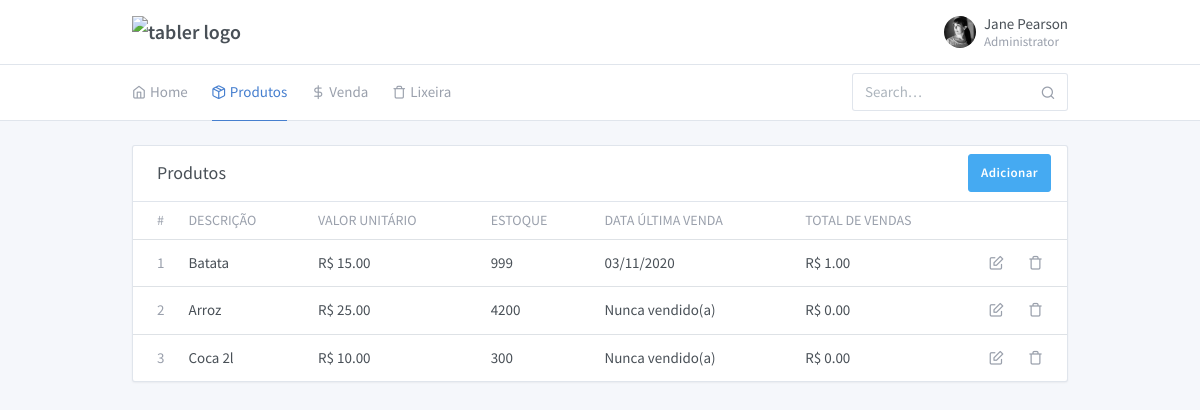
/produtos.php, run on the app's committed database.
### tables this page shows
CREATE TABLE IF NOT EXISTS `produto` (
  `IdProduto` int(11) NOT NULL AUTO_INCREMENT,
  `Descricao` varchar(800) NOT NULL,
  `Valor` decimal(10,2) NOT NULL,
  `Quantidade` int(11) NOT NULL,
  `Excluido` varchar(2) NOT NULL DEFAULT 'N',
  `CodBarra` bigint(20) NOT NULL,
  PRIMARY KEY (`IdProduto`)
);

CREATE TABLE IF NOT EXISTS `venda` (
  `IdVenda` int(11) NOT NULL AUTO_INCREMENT,
  `IdProduto` int(11) NOT NULL,
  `Quantidade` int(11) NOT NULL,
  `Valor` decimal(10,2) NOT NULL,
  `Data` date NOT NULL,
  PRIMARY KEY (`IdVenda`)
);

### Conexao.php (called while the page is built, shortened)
<?php
class Conexao {
  private $nome;
  private $host;
  private $usuario;
  private $senha;
  private $conexao;
  private $query;
  function __construct($sNome = 'avaliacao', $sHost = 'localhost', $sUsuario = 'root', $sSenha = '') {
    $this->nome    = $sNome;
    $this->host    = $sHost;
    $this->usuario = $sUsuario;
    $this->senha   = $sSenha;
  }
  public function setConexao() {
    if(!empty($this->host) && !empty($this->usuario)) {
      if (@$this->conexao = mysqli_connect($this->host, $this->usuario, $this->senha)) {
	mysqli_select_db($this->conexao, $this->nome);
	mysqli_query($this->conexao, 'SET character_set_connection=utf8');
	mysqli_query($this->conexao, 'SET character_set_client=utf8');
	mysqli_query($this->conexao, 'SET character_set_results=utf8');
      } else {
	echo 'Nosso banco de dados não está respondendo à solicitação de acesso, já estamos verificando. Por favor aguarde!';
      }
    } else {
      echo 'not working';
    }
  }
  public function query($sSql, $bReturn = false) {
    if($rQry = mysqli_query($this->conexao, $sSql)) {
      if($bReturn) {
	return $rQry;
      } else {
	$this->query = $rQry;
      }
    }
  }
  public function getArrayResults() {
    $aReturn = [];
    while ($aDados = mysqli_fetch_array($this->query, MYSQLI_ASSOC)) {
      $aReturn[] = $aDados;
    }
    return $aReturn;
  }
}

### produtos.php (the view, shortened to what this page needs)
<?php
require_once __DIR__.'/Conexao.php';
$Conexao = new Conexao();
$sSql = "SELECT * FROM Produto WHERE Excluido <> 'S'";
$Conexao->setConexao();
$qQry = $Conexao->query($sSql);
$Conexao->closeConexao();
?>
<!doctype html>
<html lang="en" dir="ltr">
<head>
	<link rel="stylesheet" href="https://maxcdn.bootstrapcdn.com/font-awesome/4.7.0/css/font-awesome.min.css">
	<link href="assets/css/dashboard.css" rel="stylesheet" />
	<link href="assets/plugins/charts-c3/plugin.css" rel="stylesheet" />
	<link href="assets/plugins/maps-google/plugin.css" rel="stylesheet" />
	<link rel="stylesheet" type="text/css" href="assets/plugins/sweetalert/sweetalert.css"/>
</head>
<body class="">
	<div class="page">
		<div class="page-main">
			<div class="header py-4">
				<div class="container">
					<div class="d-flex">
						<a class="header-brand" href="index.php">
							<img src="demo/brand/tabler.svg" class="header-brand-img" alt="tabler logo">
						</a>
						<div class="d-flex order-lg-2 ml-auto">
							<div>
								<a href="#" class="nav-link pr-0 leading-none" data-toggle="dropdown">
									<span class="avatar" style="background-image: url(./demo/faces/female/25.jpg)"></span>
									<span class="ml-2 d-none d-lg-block">
										<span class="text-default">Jane Pearson</span>
										<small class="text-muted d-block mt-1">Administrator</small>
									</span>
								</a>
							</div>
						</div>
					</div>
				</div>
			</div>
			<div class="header collapse d-lg-flex p-0" id="headerMenuCollapse">
				<div class="container">
					<div class="row align-items-center">
						<div class="col-lg-3 ml-auto">
							<form class="input-icon my-3 my-lg-0">
								<input type="search" class="form-control header-search" placeholder="Search&hellip;" tabindex="1">
								<div class="input-icon-addon">
								</div>
							</form>
						</div>
						<div class="col-lg order-lg-first">
							<ul class="nav nav-tabs border-0 flex-column flex-lg-row">
								<li class="nav-item">
									<a href="index.php" class="nav-link"><i class="fe fe-home"></i> Home</a>
								</li>
								<li class="nav-item">
									<a href="produtos.php" class="nav-link active"><i class="fe fe-package"></i> Produtos</a>
								</li>
								<li class="nav-item">
									<a href="form-venda.php" class="nav-link"><i class="fe fe-dollar-sign"></i> Venda</a>
								</li>
								<li class="nav-item">
									<a href="produtos-excluidos.php" class="nav-link"><i class="fe fe-trash"></i> Lixeira</a>
								</li>
							</ul>
						</div>
					</div>
				</div>
			</div>
			<div class="my-3 my-md-5">
				<div class="container">
					<div class="row row-cards row-deck">
						<div class="col-12">
							<div class="card">
								<div class="card-header">
									<h3 class="card-title">Produtos</h3>
									<div class="card-options">
										<a href="form-produto.php" class="btn btn-azure">Adicionar</a>
									</div>
								</div>
								<div class="table-responsive">
									<table class="table card-table table-vcenter text-nowrap">
										<thead>
											<tr>
												<th class="w-1">#</th>
												<th>Descrição</th>
												<th>Valor unitário</th>
												<th>Estoque</th>
												<th>Data última venda</th>
												<th>Total de vendas</th>
												<th class="w-1"></th>
												<th class="w-1"></th>
											</tr>
										</thead>
										<tbody>
											<?php foreach ($Conexao->getArrayResults($qQry) as $aProduto) {
												$sSqlVendas = "SELECT *
														   FROM Venda
												   		  WHERE IdProduto = {$aProduto['IdProduto']}
												       ORDER BY Venda.Data ASC";
												$Conexao->setConexao();
												$qQryVendas = $Conexao->query($sSqlVendas);
												$Conexao->closeConexao();
												$sDataUltimaVenda = NULL;
												$fTotalVendas = 0;
												foreach ($Conexao->getArrayResults($qQryVendas) as $aVenda) {
													$sDataUltimaVenda = $aVenda['Data'];
													$fTotalVendas += $aVenda['Quantidade']*$aVenda['Valor'];
												} ?>
												<tr>
													<td><span class="text-muted"><?php echo $aProduto['IdProduto'] ?></span></td>
													<td><?php echo $aProduto['Descricao'] ?></td>
													<td>
														R$ <?php echo $aProduto['Valor'] ?>
													</td>
													<td>
														<?php echo $aProduto['Quantidade'] ?>
													</td>
													<td>
														<?php echo (!is_null($sDataUltimaVenda))?date('d/m/Y', strtotime($sDataUltimaVenda)): 'Nunca vendido(a)'; ?>
													</td>
													<td>
														R$ <?php echo number_format($fTotalVendas,2,'.',''); ?>
													</td>
													<td>
														<a class="icon" href="form-produto-edit.php?prod=<?php echo $aProduto['IdProduto'] ?>">
															<i class="fe fe-edit"></i>
														</a>
													</td>
													<td>
														<a class="icon btn-excluir" produto="<?php echo $aProduto['IdProduto'] ?>" href="javascript:void(0)">
															<i class="fe fe-trash"></i>
														</a>
													</td>
												</tr>
											<?php } ?>
										</tbody>
									</table>
								</div>
							</div>
						</div>
					</div>
				</div>
			</div>
		</div>
	</div>
</body>
</html>

### data on the page
produto: IdProduto "1", Descricao "Batata", Valor "15.00", Quantidade "999", venda.Data "03/11/2020", fTotalVendas "1.00"
produto: IdProduto "2", Descricao "Arroz", Valor "25.00", Quantidade "4200", shows "Nunca vendido(a)", fTotalVendas "0.00"
produto: IdProduto "3", Descricao "Coca 2l", Valor "10.00", Quantidade "300", shows "Nunca vendido(a)", fTotalVendas "0.00"
